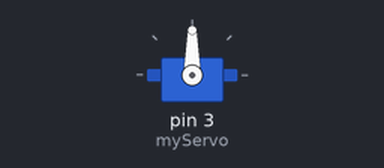
Bench run of a sketch on a simulated Arduino Uno, built with avr-gcc and run on an emulated ATmega328P. Shown: servo.

Above: at 0.1 s.
At 60.3 s:
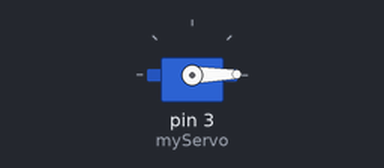
Timing chart, 0 to 122.0 s (numbered marks = the images above):
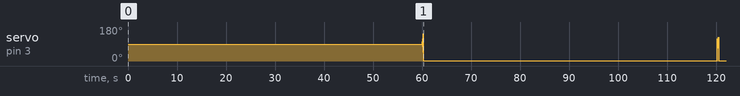

The sketch:

LAB_9_Servo_Motor.ino
```cpp
#include <Servo.h>

Servo myServo;
int angle = 0;

void setup() {
  Serial.begin(9600);
  myServo.attach(3);
}

void loop() {
  static unsigned long tick = millis();

  if ((millis() - tick) > 60000) // sampling period 6 seconds
  {
    swing();
    tick = millis();
  }


}

void swing() {
  for (int ulang = 0; ulang < 10; ulang++) {
    for (angle = 0; angle < 180; angle++) {
      myServo.write(angle);
      //delay(15);
    }

    for (angle = 180; angle > 0; angle--) {
      myServo.write(angle);
      //delay(15);
    }
  }
}
```
